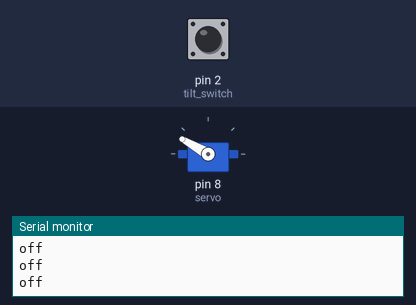
Recording of a sketch running on a simulated Arduino Uno, built with avr-gcc and run on an emulated ATmega328P. On the bench: servo, the last lines printed to the serial monitor. The test bench sets the inputs (shaded band); at power-on: pin 2 (tilt_switch) HIGH.

Above: at 1.2 s.
1.3 s: pin 2 (tilt_switch) pulled LOW for 0.15 s
At 1.42 s:
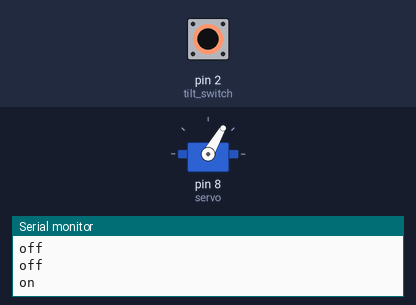
Timing chart, 0 to 4.3 s (numbered marks = the images above; inputs shaded):
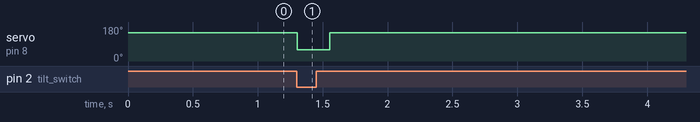

Measured:
- after the input at 1.3 s, servo on pin 8 (servo): 150° → 60° at once, → 150° 0.25 s later

The sketch:

catFeeder.ino
```cpp
/*
 * code to control custom made cat feeder. uses a tilt switch on a lever that the cat
 * can press down to open the treat door using a servo
 *
 * 06/05/2019
 * gbolatto
 */


#include <Servo.h>

Servo servo;
int servoPos;

void setup() {
  servo.attach(8);
  servoPos = 150;  // 60 is up   150 is down for door
  servo.write(servoPos);

  pinMode(2, INPUT); // tilt switch
  digitalWrite(2, HIGH); // tilt switch

  Serial.begin(9600);

}

int input;
void loop() {
  if(HIGH == digitalRead(2)) {
    Serial.println("off");
  } else {  // if tilt switch turns on open the door and then close after 250ms
    Serial.println("on");
    servo.write(60);  // opens the door
    delay(250);
    servo.write(150); // closes the door after 250ms
    delay(5000);  // delay 5 seconds so nothing happens upon repeatedly pressing
  }
}
```
